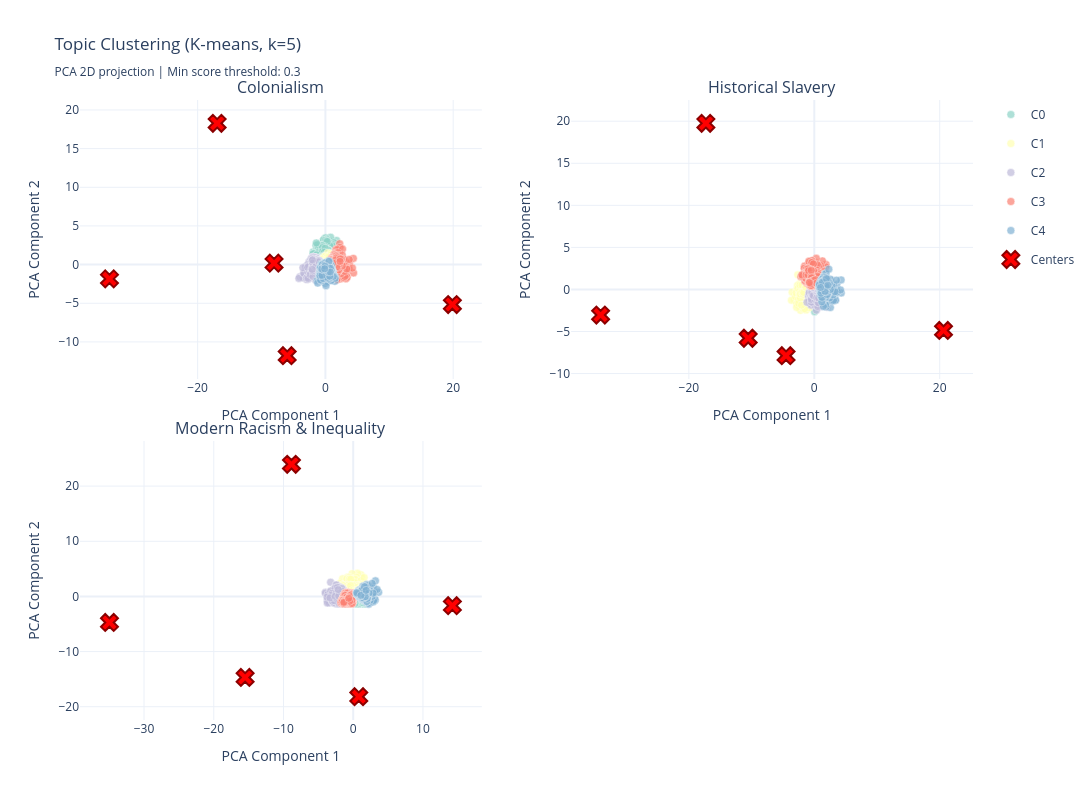

Notebook cell for this chart:
### Code cell
# ============================================================
# CELL 9.4: INTERACTIVE 2D CLUSTERING VISUALIZATION
# ============================================================

if VIZ_AVAILABLE:
    print(f"\n{'='*60}")
    print("CREATING 2D CLUSTERING VISUALIZATIONS")
    print(f"{'='*60}")
    
    n_topics = len(clustering_results)
    n_cols = 2
    n_rows = (n_topics + n_cols - 1) // n_cols
    
    fig = make_subplots(
        rows=n_rows, 
        cols=n_cols,
        subplot_titles=list(clustering_results.keys()),
        vertical_spacing=0.10,
        horizontal_spacing=0.10
    )
    
    color_scale = px.colors.qualitative.Set3
    
    for i, (topic_name, results) in enumerate(clustering_results.items()):
        row = i // n_cols + 1
        col = i % n_cols + 1
        
        topic_df = results['data']
        
        # Create hover texts
        hover_texts = {}
        for idx, r in topic_df.iterrows():
            file_name = Path(r.get('filename', '')).name if 'filename' in r else r.get('file_path', '')
            if isinstance(file_name, str) and len(file_name) > 50:
                file_name = Path(file_name).name
            hover = (
                f"<b>File:</b> {file_name}<br>"
                f"<b>Chunk:</b> {r.get('chunk_id', r.get('chunk_uid', 'N/A'))}<br>"
                f"<b>Cluster:</b> {r['cluster']}<br>"
                f"<b>Score:</b> {r['primary_score']:.4f}<br>"
                f"<br><b>Text:</b><br>{r['snippet'][:150]}"
            )
            hover_texts[idx] = hover
        
        # Plot each cluster
        for cluster_id in sorted(topic_df['cluster'].unique()):
            cluster_data = topic_df[topic_df['cluster'] == cluster_id]
            cluster_hover = [hover_texts[idx] for idx in cluster_data.index]
            
            fig.add_trace(
                go.Scatter(
                    x=cluster_data['pca_x'],
                    y=cluster_data['pca_y'],
                    mode='markers',
                    marker=dict(
                        size=8,
                        color=color_scale[cluster_id % len(color_scale)],
                        opacity=0.7,
                        line=dict(width=0.5, color='white')
                    ),
                    name=f'C{cluster_id}',
                    hovertemplate='%{hovertext}<extra></extra>',
                    hovertext=cluster_hover,
                    showlegend=(i == 0),
                    legendgroup=f'cluster_{cluster_id}'
                ),
                row=row,
                col=col
            )
        
        # Plot cluster centers
        centers_pca = results['pca'].transform(results['scaler'].transform(results['kmeans'].cluster_centers_))
        fig.add_trace(
            go.Scatter(
                x=centers_pca[:, 0],
                y=centers_pca[:, 1],
                mode='markers',
                marker=dict(
                    size=15,
                    color='red',
                    symbol='x',
                    line=dict(width=2, color='darkred')
                ),
                name='Centers',
                showlegend=(i == 0),
                legendgroup='centers',
                hoverinfo='skip'
            ),
            row=row,
            col=col
        )
    
    fig.update_layout(
        title_text=f'Topic Clustering (K-means, k={N_CLUSTERS})<br><sub>PCA 2D projection | Min score threshold: {MIN_SCORE_THRESHOLD}</sub>',
        height=400 * n_rows,
        width=1400,
        template='plotly_white',
        hovermode='closest'
    )
    
    fig.update_xaxes(title_text='PCA Component 1', showgrid=True)
    fig.update_yaxes(title_text='PCA Component 2', showgrid=True)
    
    output_path = fs.folders['Visuals'] / 'topic_clustering_2d.html'
    fig.write_html(str(output_path))
    print(f"\n✓ Saved: Visuals/topic_clustering_2d.html")
    
    try:
        fig.show()
    except:
        pass

### Figure 1 — Plotly figure (JSON) as saved in the notebook; plotly's stock layout.template omitted (floating-point values rounded to 4 significant figures; data arrays with more than 128 entries replaced by an {"elided": "..."} marker saying what was removed)
{"data": [{"hovertemplate": "%{hovertext}<extra></extra>", "hovertext": {"elided": "400 str values"}, "legendgroup": "cluster_0", "marker": {"color": "rgb(141,211,199)", "line": {"color": "white", "width": 0.5}, "opacity": 0.7, "size": 8}, "mode": "markers", "name": "C0", "showlegend": true, "type": "scatter", "x": {"elided": "400 float values"}, "xaxis": "x", "y": {"elided": "400 float values"}, "yaxis": "y"}, {"hovertemplate": "%{hovertext}<extra></extra>", "hovertext": {"elided": "413 str values"}, "legendgroup": "cluster_1", "marker": {"color": "rgb(255,255,179)", "line": {"color": "white", "width": 0.5}, "opacity": 0.7, "size": 8}, "mode": "markers", "name": "C1", "showlegend": true, "type": "scatter", "x": {"elided": "413 float values"}, "xaxis": "x", "y": {"elided": "413 float values"}, "yaxis": "y"}, {"hovertemplate": "%{hovertext}<extra></extra>", "hovertext": {"elided": "486 str values"}, "legendgroup": "cluster_2", "marker": {"color": "rgb(190,186,218)", "line": {"color": "white", "width": 0.5}, "opacity": 0.7, "size": 8}, "mode": "markers", "name": "C2", "showlegend": true, "type": "scatter", "x": {"elided": "486 float values"}, "xaxis": "x", "y": {"elided": "486 float values"}, "yaxis": "y"}, {"hovertemplate": "%{hovertext}<extra></extra>", "hovertext": {"elided": "419 str values"}, "legendgroup": "cluster_3", "marker": {"color": "rgb(251,128,114)", "line": {"color": "white", "width": 0.5}, "opacity": 0.7, "size": 8}, "mode": "markers", "name": "C3", "showlegend": true, "type": "scatter", "x": {"elided": "419 float values"}, "xaxis": "x", "y": {"elided": "419 float values"}, "yaxis": "y"}, {"hovertemplate": "%{hovertext}<extra></extra>", "hovertext": {"elided": "344 str values"}, "legendgroup": "cluster_4", "marker": {"color": "rgb(128,177,211)", "line": {"color": "white", "width": 0.5}, "opacity": 0.7, "size": 8}, "mode": "markers", "name": "C4", "showlegend": true, "type": "scatter", "x": {"elided": "344 float values"}, "xaxis": "x", "y": {"elided": "344 float values"}, "yaxis": "y"}, {"hoverinfo": "skip", "legendgroup": "centers", "marker": {"color": "red", "line": {"color": "darkred", "width": 2}, "size": 15, "symbol": "x"}, "mode": "markers", "name": "Centers", "showlegend": true, "type": "scatter", "x": [-16.95, -8.039, -33.8, 19.87, -5.983], "xaxis": "x", "y": [18.27, 0.1875, -1.848, -5.167, -11.78], "yaxis": "y"}, {"hovertemplate": "%{hovertext}<extra></extra>", "hovertext": {"elided": "382 str values"}, "legendgroup": "cluster_0", "marker": {"color": "rgb(141,211,199)", "line": {"color": "white", "width": 0.5}, "opacity": 0.7, "size": 8}, "mode": "markers", "name": "C0", "showlegend": false, "type": "scatter", "x": {"elided": "382 float values"}, "xaxis": "x2", "y": {"elided": "382 float values"}, "yaxis": "y2"}, {"hovertemplate": "%{hovertext}<extra></extra>", "hovertext": {"elided": "446 str values"}, "legendgroup": "cluster_1", "marker": {"color": "rgb(255,255,179)", "line": {"color": "white", "width": 0.5}, "opacity": 0.7, "size": 8}, "mode": "markers", "name": "C1", "showlegend": false, "type": "scatter", "x": {"elided": "446 float values"}, "xaxis": "x2", "y": {"elided": "446 float values"}, "yaxis": "y2"}, {"hovertemplate": "%{hovertext}<extra></extra>", "hovertext": {"elided": "338 str values"}, "legendgroup": "cluster_2", "marker": {"color": "rgb(190,186,218)", "line": {"color": "white", "width": 0.5}, "opacity": 0.7, "size": 8}, "mode": "markers", "name": "C2", "showlegend": false, "type": "scatter", "x": {"elided": "338 float values"}, "xaxis": "x2", "y": {"elided": "338 float values"}, "yaxis": "y2"}, {"hovertemplate": "%{hovertext}<extra></extra>", "hovertext": {"elided": "324 str values"}, "legendgroup": "cluster_3", "marker": {"color": "rgb(251,128,114)", "line": {"color": "white", "width": 0.5}, "opacity": 0.7, "size": 8}, "mode": "markers", "name": "C3", "showlegend": false, "type": "scatter", "x": {"elided": "324 float values"}, "xaxis": "x2", "y": {"elided": "324 float values"}, "yaxis": "y2"}, {"hovertemplate": "%{hovertext}<extra></extra>", "hovertext": {"elided": "354 str values"}, "legendgroup": "cluster_4", "marker": {"color": "rgb(128,177,211)", "line": {"color": "white", "width": 0.5}, "opacity": 0.7, "size": 8}, "mode": "markers", "name": "C4", "showlegend": false, "type": "scatter", "x": {"elided": "354 float values"}, "xaxis": "x2", "y": {"elided": "354 float values"}, "yaxis": "y2"}, {"hoverinfo": "skip", "legendgroup": "centers", "marker": {"color": "red", "line": {"color": "darkred", "width": 2}, "size": 15, "symbol": "x"}, "mode": "markers", "name": "Centers", "showlegend": false, "type": "scatter", "x": [-10.54, -34.07, -4.503, -17.29, 20.61], "xaxis": "x2", "y": [-5.804, -3.041, -7.874, 19.75, -4.879], "yaxis": "y2"}, {"hovertemplate": "%{hovertext}<extra></extra>", "hovertext": {"elided": "492 str values"}, "legendgroup": "cluster_0", "marker": {"color": "rgb(141,211,199)", "line": {"color": "white", "width": 0.5}, "opacity": 0.7, "size": 8}, "mode": "markers", "name": "C0", "showlegend": false, "type": "scatter", "x": {"elided": "492 float values"}, "xaxis": "x3", "y": {"elided": "492 float values"}, "yaxis": "y3"}, {"hovertemplate": "%{hovertext}<extra></extra>", "hovertext": {"elided": "248 str values"}, "legendgroup": "cluster_1", "marker": {"color": "rgb(255,255,179)", "line": {"color": "white", "width": 0.5}, "opacity": 0.7, "size": 8}, "mode": "markers", "name": "C1", "showlegend": false, "type": "scatter", "x": {"elided": "248 float values"}, "xaxis": "x3", "y": {"elided": "248 float values"}, "yaxis": "y3"}, {"hovertemplate": "%{hovertext}<extra></extra>", "hovertext": {"elided": "246 str values"}, "legendgroup": "cluster_2", "marker": {"color": "rgb(190,186,218)", "line": {"color": "white", "width": 0.5}, "opacity": 0.7, "size": 8}, "mode": "markers", "name": "C2", "showlegend": false, "type": "scatter", "x": {"elided": "246 float values"}, "xaxis": "x3", "y": {"elided": "246 float values"}, "yaxis": "y3"}, {"hovertemplate": "%{hovertext}<extra></extra>", "hovertext": {"elided": "475 str values"}, "legendgroup": "cluster_3", "marker": {"color": "rgb(251,128,114)", "line": {"color": "white", "width": 0.5}, "opacity": 0.7, "size": 8}, "mode": "markers", "name": "C3", "showlegend": false, "type": "scatter", "x": {"elided": "475 float values"}, "xaxis": "x3", "y": {"elided": "475 float values"}, "yaxis": "y3"}, {"hovertemplate": "%{hovertext}<extra></extra>", "hovertext": {"elided": "389 str values"}, "legendgroup": "cluster_4", "marker": {"color": "rgb(128,177,211)", "line": {"color": "white", "width": 0.5}, "opacity": 0.7, "size": 8}, "mode": "markers", "name": "C4", "showlegend": false, "type": "scatter", "x": {"elided": "389 float values"}, "xaxis": "x3", "y": {"elided": "389 float values"}, "yaxis": "y3"}, {"hoverinfo": "skip", "legendgroup": "centers", "marker": {"color": "red", "line": {"color": "darkred", "width": 2}, "size": 15, "symbol": "x"}, "mode": "markers", "name": "Centers", "showlegend": false, "type": "scatter", "x": [0.7984, -8.857, -34.96, -15.5, 14.22], "xaxis": "x3", "y": [-18.18, 23.95, -4.723, -14.69, -1.675], "yaxis": "y3"}], "layout": {"annotations": [{"font": {"size": 16}, "showarrow": false, "text": "Colonialism", "x": 0.225, "xanchor": "center", "xref": "paper", "y": 1, "yanchor": "bottom", "yref": "paper"}, {"font": {"size": 16}, "showarrow": false, "text": "Historical Slavery", "x": 0.775, "xanchor": "center", "xref": "paper", "y": 1, "yanchor": "bottom", "yref": "paper"}, {"font": {"size": 16}, "showarrow": false, "text": "Modern Racism & Inequality", "x": 0.225, "xanchor": "center", "xref": "paper", "y": 0.45, "yanchor": "bottom", "yref": "paper"}], "height": 800, "hovermode": "closest", "title": {"text": "Topic Clustering (K-means, k=5)<br><sub>PCA 2D projection | Min score threshold: 0.3</sub>"}, "width": 1400, "xaxis": {"anchor": "y", "domain": [0, 0.45], "showgrid": true, "title": {"text": "PCA Component 1"}}, "xaxis2": {"anchor": "y2", "domain": [0.55, 1], "showgrid": true, "title": {"text": "PCA Component 1"}}, "xaxis3": {"anchor": "y3", "domain": [0, 0.45], "showgrid": true, "title": {"text": "PCA Component 1"}}, "xaxis4": {"anchor": "y4", "domain": [0.55, 1], "showgrid": true, "title": {"text": "PCA Component 1"}}, "yaxis": {"anchor": "x", "domain": [0.55, 1], "showgrid": true, "title": {"text": "PCA Component 2"}}, "yaxis2": {"anchor": "x2", "domain": [0.55, 1], "showgrid": true, "title": {"text": "PCA Component 2"}}, "yaxis3": {"anchor": "x3", "domain": [0, 0.45], "showgrid": true, "title": {"text": "PCA Component 2"}}, "yaxis4": {"anchor": "x4", "domain": [0, 0.45], "showgrid": true, "title": {"text": "PCA Component 2"}}}}
